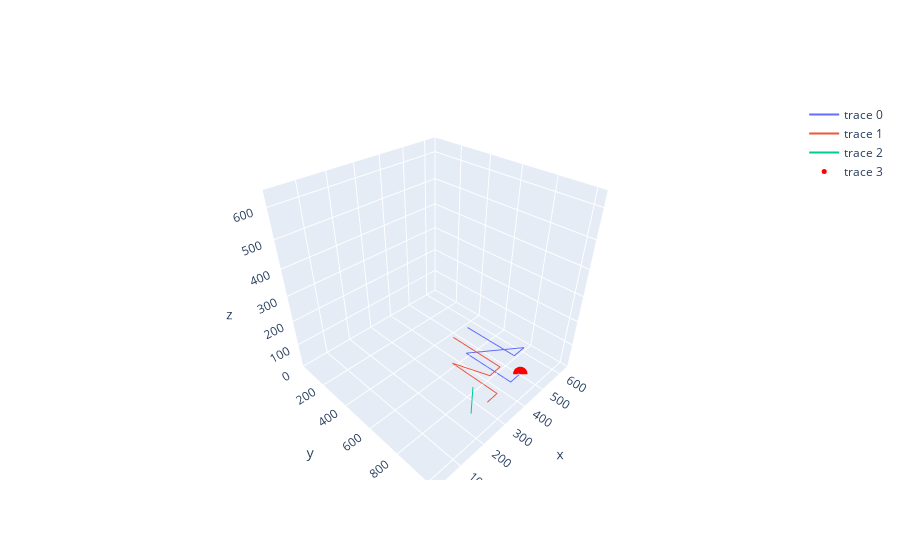

The code cell stored with this chart in its notebook:
### Code cell
import plotly.graph_objs as go

# create a layout
layout = go.Layout(scene=dict(xaxis=dict(range=[650, 0], autorange=False),
                              yaxis=dict(range=[0, 1046], autorange=False),
                              zaxis=dict(range=[0, 650], autorange=False),
                              aspectmode='manual',
                              aspectratio=dict(x=1, y=1, z=1)))

# create a scatter plot
red_dot = points[0][0]
plots = [go.Scatter3d(x=vol[:,0], y=vol[:,1], z=vol[:,2], mode='lines', marker=dict(size=2)) for vol in points]
plots.append(go.Scatter3d(x=[red_dot[0]], y=[red_dot[1]], z=[red_dot[2]], mode='markers', marker=dict(size=5, color='red')))

# create a figure
fig = go.Figure(data=plots, layout=layout)

# show the figure
fig.show()

### Figure 1 — Plotly figure (JSON) as saved in the notebook; plotly's stock layout.template omitted (floating-point values rounded to 4 significant figures)
{"data": [{"marker": {"size": 2}, "mode": "lines", "type": "scatter3d", "x": [505, 452, 451, 505, 452, 451], "y": [894, 895, 575, 894, 895, 575], "z": [0, 0, 0, 120, 120, 120]}, {"marker": {"size": 2}, "mode": "lines", "type": "scatter3d", "x": [329, 380, 379, 329, 380, 379], "y": [896, 894, 576, 896, 894, 576], "z": [0, 0, 0, 120, 120, 120]}, {"marker": {"size": 2}, "mode": "lines", "type": "scatter3d", "x": [258, 258], "y": [886, 886], "z": [0, 120]}, {"marker": {"color": "red", "size": 5}, "mode": "markers", "type": "scatter3d", "x": [505], "y": [894], "z": [0]}], "layout": {"scene": {"aspectmode": "manual", "aspectratio": {"x": 1, "y": 1, "z": 1}, "xaxis": {"autorange": false, "range": [650, 0]}, "yaxis": {"autorange": false, "range": [0, 1046]}, "zaxis": {"autorange": false, "range": [0, 650]}}}}
